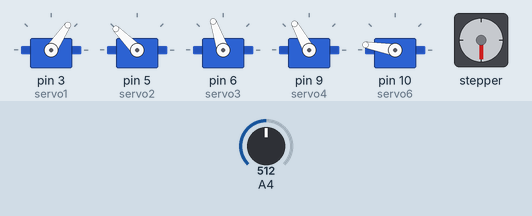
Recording of a sketch running on a simulated Arduino Uno, built with avr-gcc and run on an emulated ATmega328P. Parts: 5 × servo, stepper motor. The inputs (shaded band) are chosen by the test bench; at power-on: A4 = 512. Stepper angles assume 2048 steps per turn.

Above: at 3.9 s.
4.0 s: A4 set to 350
At 5.8 s:
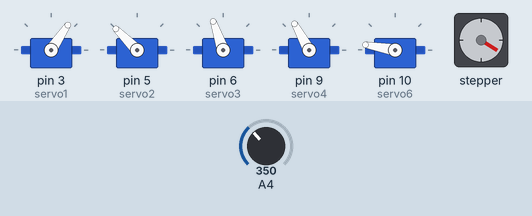
6.1 s: A4 set to 716
At 8.9 s:
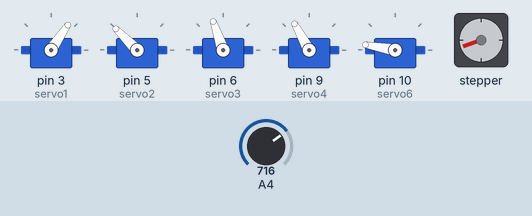
9.1 s: A4 set to 900
At 10.8 s:
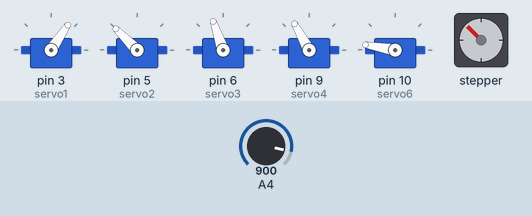
11.6 s: A4 set to 1023
At 12.9 s:
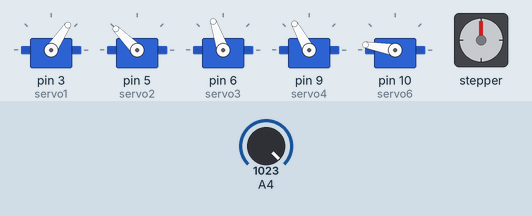
Timing chart, 0 to 14.6 s (numbered marks = the images above; inputs shaded):
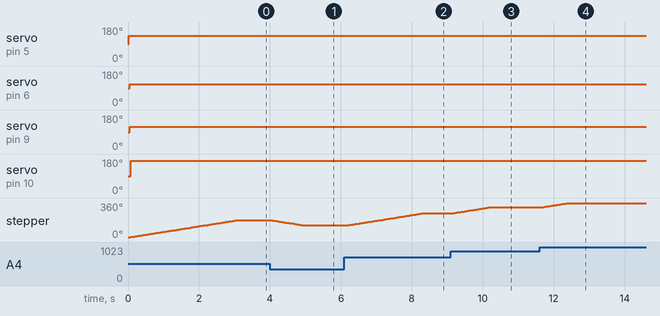

The sketch:

bracorobogrupo2_cinematicainversa.ino
```cpp
#include <Servo.h>
#include <Stepper.h>

const int stepsPerRevolution = 2048;
Stepper stepper5(stepsPerRevolution, 4, 8, 7, 11);

Servo servo1;
Servo servo2;
Servo servo3;
Servo servo4;
Servo servo6;

int val1;
int val2;
int val3;
int val4;
int val6;


//stepper constants
int val5; //stepper pot
const int minPotValue = 0;
const int maxPotValue = 1023;
const int minAngle = 0;
const int maxAngle = 360;
const int minPosition = 0;
const int maxPosition = stepsPerRevolution;
int currentPosition = 0;

//cinematica inversa
#define PI 3.1415926535897932384626433832795

float Xc = 20;
float Yc = 30;
float Zc = 30;

float L1 = 25;
float L2 = 20;
float L3 = 10;
float L4 = 15;

float theta1;
float theta2;
float theta3;
float theta4;

float r;
float s;
float A;
float B;


void moveStepperToAngle(int angle) {
  int targetPosition = map(angle, minAngle, maxAngle, minPosition, maxPosition);
  int stepsToMove = targetPosition - currentPosition;
  stepper5.step(stepsToMove);
  currentPosition = targetPosition;
}

void setup() {

  servo1.attach(3);
  servo2.attach(5);
  servo3.attach(6);
  servo4.attach(9);
  servo6.attach(10);

  stepper5.setSpeed(10);

  theta1 = atan2(Yc,Xc);
  r = sqrt(Xc*Xc+Yc*Yc);
  s = Zc - L1;
  A = sqrt(s*s+sq(r-L4));

  theta3 = acos((A*A-L2*L2-L3*L3)/(2*L2*L3));
  theta3 = -theta3;

  B = L3*sin(theta3);

  theta2 = atan2(s, r-L4)-asin(B/A);

  theta4 = -(theta2+theta3);


  Serial.begin(9600);

}

void loop() {

  // val1 = map(val1, 0, 1023, 0, 180);
  servo1.write(theta1*180/PI);
  delay(15);

  val2 = theta2*180/PI;
  val2 = map(val2, -95, 85, 0, 180);
  servo2.write(val2);
  delay(15);

  val3 = theta3*180/PI;
  val3 = map(val3, 15, -165, 0, 180);
  servo3.write(val3);
  delay(15);


  val4 = theta4*180/PI;
  val4 = map(val4, -50, 105, 0, 180);
  servo4.write(val4);
  delay(15);

  // val6 = map(val6, 0, 1023, 0, 180);
  servo6.write(170);
  delay(15);


  val5 = analogRead(A4);
  int angle = map(val5, minPotValue, maxPotValue, minAngle, maxAngle);
  moveStepperToAngle(angle);
  delay(15);


}
```

Measured:
- after the input at 4.0 s, stepper: turns 58° counter-clockwise in 0.96 s, starting at once
- after the input at 6.1 s, stepper: turns 128° clockwise in 2.1 s, starting after 0.06 s
- after the input at 9.1 s, stepper: turns 65° clockwise in 1.1 s, starting at once
- after the input at 11.6 s, stepper: turns 45° clockwise in 0.73 s, starting after 0.08 s
- by itself, stepper: turns 180° clockwise in 3.0 s
